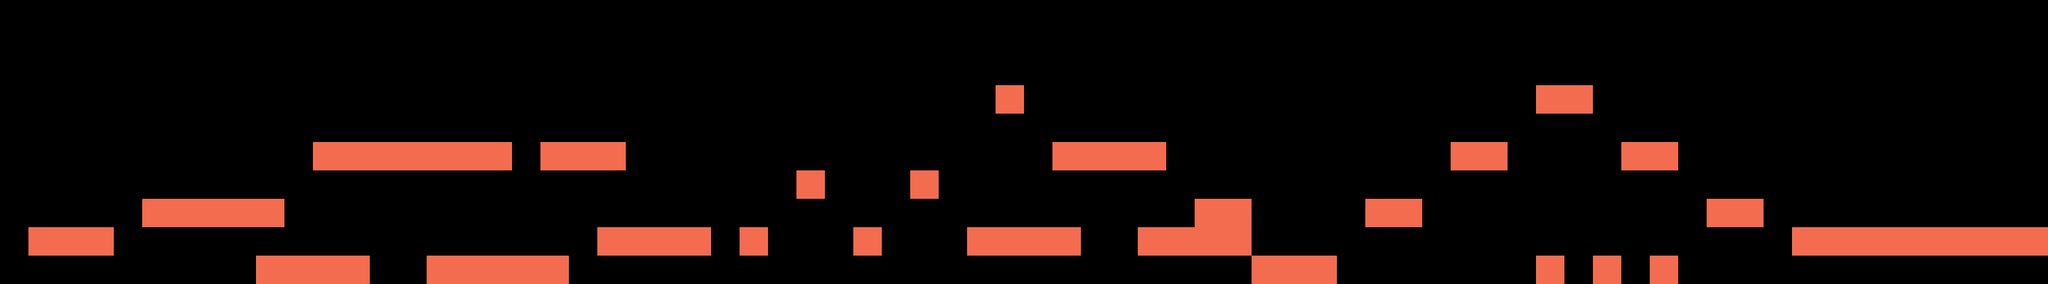

Below is a game level as drawn by its tile map, then a one-line description and the .tmx that defines it (tile-layer data replaced by summaries):
An orthogonal 72x10 tile map with 40x40 px tiles, 1 tile layer (ground) and 37 objects.

<map version="1.0" orientation="orthogonal" renderorder="right-down" width="72" height="10" tilewidth="40" tileheight="40" nextobjectid="95">
 <properties>
  <property name="anomaly" value="#f7ec55" />
  <property name="contrast" value="#00627c" />
  <property name="music" value="bossa" />
  <property name="ocean" value="#ff9432" />
  <property name="player" value="1" />
  <property name="spot" value="cast" />
 </properties>
 <tileset firstgid="1" name="tileset" tilewidth="40" tileheight="40">
  <image source="tileset.png" width="200" height="240" />
 </tileset>
 <layer name="ground" width="72" height="10">
  <data>[720 cells, 75 non-empty, 1 distinct tile ids]</data>
 </layer>
 <objectgroup name="object">
  <object id="55" gid="6" x="80" y="280" />
  <object id="56" gid="7" x="920" y="280" />
  <object id="57" gid="7" x="1800" y="320" />
  <object id="58" gid="8" x="2800" y="280" />
  <object id="60" gid="5" x="2720" y="320" />
  <object id="61" gid="4" x="2680" y="320">
   <properties>
    <property name="callback" value="withoutDialog" />
   </properties>
  </object>
  <object id="62" gid="20" x="2160" y="360">
   <properties>
    <property name="drop" value="2" />
   </properties>
  </object>
  <object id="63" gid="20" x="800" y="200">
   <properties>
    <property name="drop" value="1" />
   </properties>
  </object>
  <object id="64" gid="19" x="1400" y="120" />
  <object id="65" gid="12" x="280" y="280" />
  <object id="66" gid="12" x="440" y="200" />
  <object id="67" gid="12" x="680" y="200" />
  <object id="68" gid="12" x="680" y="360" />
  <object id="69" gid="12" x="1440" y="320" />
  <object id="70" gid="12" x="1520" y="200" />
  <object id="71" gid="26" x="200" y="320" />
  <object id="72" gid="27" x="440" y="240" />
  <object id="73" gid="29" x="760" y="240" />
  <object id="74" gid="30" x="1040" y="360" />
  <object id="75" gid="29" x="1200" y="360" />
  <object id="76" gid="26" x="1360" y="360" />
  <object id="77" gid="29" x="1480" y="240" />
  <object id="79" gid="28" x="1920" y="320" />
  <object id="81" gid="30" x="2160" y="400" />
  <object id="82" gid="29" x="2280" y="240" />
  <object id="83" gid="26" x="2520" y="360" />
  <object id="84" gid="28" x="2080" y="120" />
  <object id="85" gid="13" x="400" y="200" />
  <object id="86" gid="13" x="720" y="200" />
  <object id="87" gid="13" x="160" y="280" />
  <object id="88" gid="13" x="400" y="280" />
  <object id="89" gid="13" x="560" y="360" />
  <object id="90" gid="13" x="800" y="360" />
  <object id="91" gid="13" x="1440" y="200" />
  <object id="92" gid="13" x="1640" y="200" />
  <object id="93" gid="13" x="1320" y="320" />
  <object id="94" gid="13" x="1520" y="320" />
 </objectgroup>
</map>